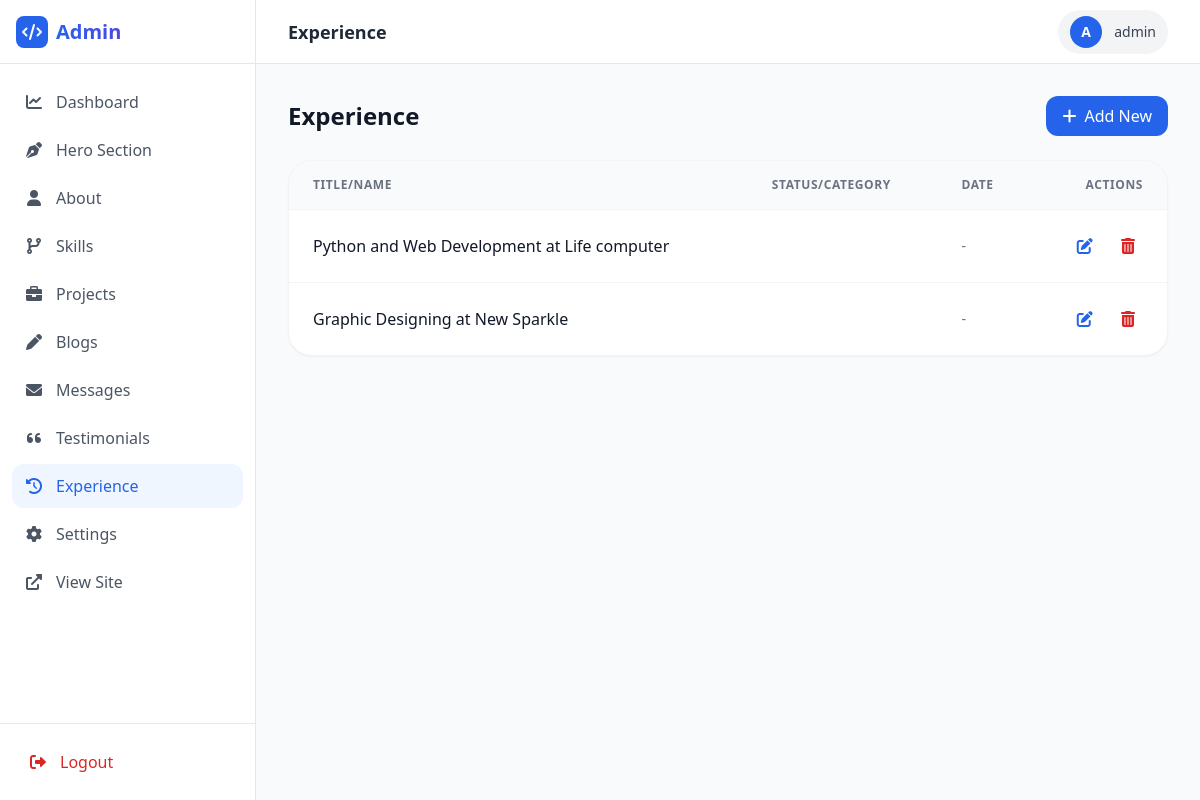
/dashboard/list/experience/ (signed in), run on the app's committed database.
### portfolio/models.py (models this page shows)
class Experience(models.Model):
    job_title = models.CharField(max_length=200, null=True, blank=True)
    company_name = models.CharField(max_length=200, null=True, blank=True)
    duration = models.CharField(max_length=100, null=True, blank=True)
    description = models.TextField(null=True, blank=True)
    def __str__(self):
        return f"{self.job_title} at {self.company_name}" if self.job_title and self.company_name else "Unnamed Experience"

### portfolio/views.py (the view)
# urls.py: path('dashboard/list/<str:model_name>/', views.admin_list, name='admin_list'),
@login_required
@superuser_required
def admin_list(request, model_name):
    model_map = {
        'projects': (Project, 'Projects'),
        'blogs': (Blog, 'Blogs'),
        'skills': (Skill, 'Skills'),
        'testimonials': (Testimonial, 'Testimonials'),
        'experience': (Experience, 'Experience'),
        'messages': (ContactMessage, 'Contact Messages'),
    }
    model_info = model_map.get(model_name)
    if not model_info:
        return redirect('admin_dashboard')
    model, title = model_info
    items = model.objects.all().order_by('-id')
    return render(request, 'portfolio/admin/admin_list.html', {
        'items': items,
        'title': title,
        'model_name': model_name
    })

### portfolio/views.py (called while the page is built)
def superuser_required(view_func):
    return user_passes_test(lambda u: u.is_superuser)(view_func)

### portfolio/templates/portfolio/admin/admin_list.html (shortened to what this page needs)
{% extends 'portfolio/admin/admin_base.html' %}
{% block header %}{{ title }}{% endblock %}
{% block content %}
<div class="space-y-6">
    <div class="flex items-center justify-between">
        <h2 class="text-2xl font-bold text-gray-900 dark:text-white">{{ title }}</h2>
        <a href="{% url 'admin_add_item' model_name=model_name %}" class="px-4 py-2 bg-blue-600 text-white rounded-xl font-medium hover:bg-blue-700 transition-colors flex items-center gap-2">
            <i class="fas fa-plus"></i> Add New
        </a>
    </div>
    <div class="bg-white dark:bg-gray-800 rounded-3xl shadow-sm border border-gray-100 dark:border-gray-700 overflow-hidden">
        <table class="w-full text-left">
            <thead>
                <tr class="bg-gray-50 dark:bg-gray-900/50 border-b border-gray-100 dark:border-gray-700">
                    <th class="px-6 py-4 text-xs font-bold text-gray-500 uppercase tracking-wider">Title/Name</th>
                    <th class="px-6 py-4 text-xs font-bold text-gray-500 uppercase tracking-wider">Status/Category</th>
                    <th class="px-6 py-4 text-xs font-bold text-gray-500 uppercase tracking-wider">Date</th>
                    <th class="px-6 py-4 text-xs font-bold text-gray-500 uppercase tracking-wider text-right">Actions</th>
                </tr>
            </thead>
            <tbody class="divide-y divide-gray-100 dark:divide-gray-700">
                {% for item in items %}
                <tr class="hover:bg-gray-50 dark:hover:bg-gray-900/50 transition-colors">
                    <td class="px-6 py-4">
                        <div class="font-medium text-gray-900 dark:text-white">{{ item }}</div>
                    </td>
                    <td class="px-6 py-4 text-sm text-gray-600 dark:text-gray-400">
                    </td>
                    <td class="px-6 py-4 text-sm text-gray-500">
                        {% if item.created_at %}{{ item.created_at|date:"M d, Y" }}{% elif item.timestamp %}{{ item.timestamp|date:"M d, Y" }}{% else %}-{% endif %}
                    </td>
                    <td class="px-6 py-4 text-right space-x-2">
                        <a href="{% url 'admin_edit_item' model_name=model_name pk=item.pk %}" class="p-2 text-blue-600 hover:bg-blue-50 rounded-lg transition-colors" title="Edit">
                            <i class="fas fa-edit"></i>
                        </a>
                        <form action="{% url 'admin_delete_item' model_name=model_name pk=item.pk %}" method="post" class="inline">
                            <button type="submit" class="p-2 text-red-600 hover:bg-red-50 rounded-lg transition-colors" onclick="return confirm('Are you sure you want to delete this item?')" title="Delete">
                                <i class="fas fa-trash-alt"></i>
                            </button>
                        </form>
                    </td>
                </tr>
                {% empty %}
                <tr>
                    <td colspan="4" class="px-6 py-12 text-center text-gray-500 italic">
                        No items found. Click "Add New" to get started.
                    </td>
                </tr>
                {% endfor %}
            </tbody>
        </table>
    </div>
</div>
{% endblock %}

### portfolio/templates/portfolio/admin/admin_base.html (shortened to what this page needs)
{% load static %}
<!DOCTYPE html>
<html lang="en">
<head>
    <script src="https://cdn.tailwindcss.com"></script>
    <link href="https://cdnjs.cloudflare.com/ajax/libs/font-awesome/6.0.0/css/all.min.css" rel="stylesheet">
</head>
<body class="bg-gray-50 dark:bg-gray-900 overflow-hidden">
    <div class="flex h-screen overflow-hidden">
        <aside id="sidebar" class="w-64 bg-white dark:bg-gray-800 border-r border-gray-200 dark:border-gray-700 transition-all duration-300 ease-in-out flex flex-col z-30">
            <div class="h-16 flex items-center justify-between px-4 border-b border-gray-200 dark:border-gray-700">
                <a href="{% url 'admin_dashboard' %}" class="flex items-center gap-2">
                    <div class="w-8 h-8 bg-blue-600 rounded-lg flex items-center justify-center text-white">
                        <i class="fas fa-code"></i>
                    </div>
                    <span class="font-bold text-xl bg-gradient-to-r from-blue-600 to-indigo-600 bg-clip-text text-transparent">
                    </span>
                </a>
            </div>
            <nav class="flex-1 overflow-y-auto py-4 px-3 space-y-1">
                <a href="{% url 'admin_dashboard' %}" class="flex items-center gap-3 px-3 py-2.5 rounded-xl transition-all duration-200 {% if request.resolver_match.url_name == 'admin_dashboard' %}bg-blue-50 dark:bg-blue-900/20 text-blue-600 dark:text-blue-400{% else %}text-gray-600 dark:text-gray-400 hover:bg-gray-100 dark:hover:bg-gray-700{% endif %}">
                    <i class="fas fa-chart-line w-5 text-center"></i>
                    <span class="font-medium">Dashboard</span>
                </a>
                <a href="{% url 'admin_hero' %}" class="flex items-center gap-3 px-3 py-2.5 rounded-xl transition-all duration-200 {% if request.resolver_match.url_name == 'admin_hero' %}bg-blue-50 dark:bg-blue-900/20 text-blue-600 dark:text-blue-400{% else %}text-gray-600 dark:text-gray-400 hover:bg-gray-100 dark:hover:bg-gray-700{% endif %}">
                    <i class="fas fa-pen-nib w-5 text-center"></i>
                    <span class="font-medium">Hero Section</span>
                </a>
                <a href="{% url 'admin_about' %}" class="flex items-center gap-3 px-3 py-2.5 rounded-xl transition-all duration-200 {% if request.resolver_match.url_name == 'admin_about' %}bg-blue-50 dark:bg-blue-900/20 text-blue-600 dark:text-blue-400{% else %}text-gray-600 dark:text-gray-400 hover:bg-gray-100 dark:hover:bg-gray-700{% endif %}">
                    <i class="fas fa-user w-5 text-center"></i>
                    <span class="font-medium">About</span>
                </a>
                <a href="{% url 'admin_list' model_name='skills' %}" class="flex items-center gap-3 px-3 py-2.5 rounded-xl transition-all duration-200 {% if request.resolver_match.kwargs.model_name == 'skills' %}bg-blue-50 dark:bg-blue-900/20 text-blue-600 dark:text-blue-400{% else %}text-gray-600 dark:text-gray-400 hover:bg-gray-100 dark:hover:bg-gray-700{% endif %}">
                    <i class="fas fa-code-branch w-5 text-center"></i>
                    <span class="font-medium">Skills</span>
                </a>
                <a href="{% url 'admin_list' model_name='projects' %}" class="flex items-center gap-3 px-3 py-2.5 rounded-xl transition-all duration-200 {% if request.resolver_match.kwargs.model_name == 'projects' %}bg-blue-50 dark:bg-blue-900/20 text-blue-600 dark:text-blue-400{% else %}text-gray-600 dark:text-gray-400 hover:bg-gray-100 dark:hover:bg-gray-700{% endif %}">
                    <i class="fas fa-briefcase w-5 text-center"></i>
                    <span class="font-medium">Projects</span>
                </a>
                <a href="{% url 'admin_list' model_name='blogs' %}" class="flex items-center gap-3 px-3 py-2.5 rounded-xl transition-all duration-200 {% if request.resolver_match.kwargs.model_name == 'blogs' %}bg-blue-50 dark:bg-blue-900/20 text-blue-600 dark:text-blue-400{% else %}text-gray-600 dark:text-gray-400 hover:bg-gray-100 dark:hover:bg-gray-700{% endif %}">
                    <i class="fas fa-pen w-5 text-center"></i>
                    <span class="font-medium">Blogs</span>
                </a>
                <a href="{% url 'admin_list' model_name='messages' %}" class="flex items-center gap-3 px-3 py-2.5 rounded-xl transition-all duration-200 {% if request.resolver_match.kwargs.model_name == 'messages' %}bg-blue-50 dark:bg-blue-900/20 text-blue-600 dark:text-blue-400{% else %}text-gray-600 dark:text-gray-400 hover:bg-gray-100 dark:hover:bg-gray-700{% endif %}">
                    <i class="fas fa-envelope w-5 text-center"></i>
                    <span class="font-medium">Messages</span>
                </a>
                <a href="{% url 'admin_list' model_name='testimonials' %}" class="flex items-center gap-3 px-3 py-2.5 rounded-xl transition-all duration-200 {% if request.resolver_match.kwargs.model_name == 'testimonials' %}bg-blue-50 dark:bg-blue-900/20 text-blue-600 dark:text-blue-400{% else %}text-gray-600 dark:text-gray-400 hover:bg-gray-100 dark:hover:bg-gray-700{% endif %}">
                    <i class="fas fa-quote-left w-5 text-center"></i>
                    <span class="font-medium">Testimonials</span>
                </a>
                <a href="{% url 'admin_list' model_name='experience' %}" class="flex items-center gap-3 px-3 py-2.5 rounded-xl transition-all duration-200 {% if request.resolver_match.kwargs.model_name == 'experience' %}bg-blue-50 dark:bg-blue-900/20 text-blue-600 dark:text-blue-400{% else %}text-gray-600 dark:text-gray-400 hover:bg-gray-100 dark:hover:bg-gray-700{% endif %}">
                    <i class="fas fa-history w-5 text-center"></i>
                    <span class="font-medium">Experience</span>
                </a>
                <a href="{% url 'admin_settings' %}" class="flex items-center gap-3 px-3 py-2.5 rounded-xl transition-all duration-200 {% if request.resolver_match.url_name == 'admin_settings' %}bg-blue-50 dark:bg-blue-900/20 text-blue-600 dark:text-blue-400{% else %}text-gray-600 dark:text-gray-400 hover:bg-gray-100 dark:hover:bg-gray-700{% endif %}">
                    <i class="fas fa-cog w-5 text-center"></i>
                    <span class="font-medium">Settings</span>
                </a>
                <a href="{% url 'index' %}" target="_blank" class="flex items-center gap-3 px-3 py-2.5 rounded-xl text-gray-600 dark:text-gray-400 hover:bg-gray-100 dark:hover:bg-gray-700">
                    <i class="fas fa-external-link-alt w-5 text-center"></i>
                    <span class="font-medium">View Site</span>
                </a>
            </nav>
            <div class="p-4 border-t border-gray-200 dark:border-gray-700">
                <form action="{% url 'logout' %}" method="post">
                    <button type="submit" class="w-full flex items-center gap-3 px-3 py-2.5 rounded-xl text-red-600 hover:bg-red-50 dark:hover:bg-red-900/10 transition-colors">
                        <i class="fas fa-sign-out-alt w-5 text-center"></i>
                        <span class="font-medium">Logout</span>
                    </button>
                </form>
            </div>
        </aside>
        <div class="flex-1 flex flex-col min-w-0 overflow-hidden">
            <header class="h-16 bg-white dark:bg-gray-800 border-b border-gray-200 dark:border-gray-700 flex items-center justify-between px-8 z-20">
                <h2 class="text-lg font-semibold text-gray-800 dark:text-white">
                    {% block header %}{% endblock %}
                </h2>
                <div class="flex items-center gap-4">
                    <div class="flex items-center gap-3 px-3 py-1.5 rounded-full bg-gray-100 dark:bg-gray-700">
                        <div class="w-8 h-8 rounded-full bg-blue-600 flex items-center justify-center text-white text-sm font-bold">
                            {{ user.username|first|upper }}
                        </div>
                        <span class="text-sm font-medium text-gray-700 dark:text-gray-300">{{ user.username }}</span>
                    </div>
                </div>
            </header>
            <main class="flex-1 overflow-y-auto p-8">
                <div class="max-w-6xl mx-auto">
                    {% block content %}{% endblock %}
                </div>
            </main>
        </div>
    </div>
</body>
</html>

### data on the page
Experience: job_title+company_name "Python and Web Development at Life computer"
Experience: job_title+company_name "Graphic Designing at New Sparkle"

### other printed values
{{ title }} "Experience"
{{ user.username|first|upper }} "A"
{{ user.username }} "admin"
